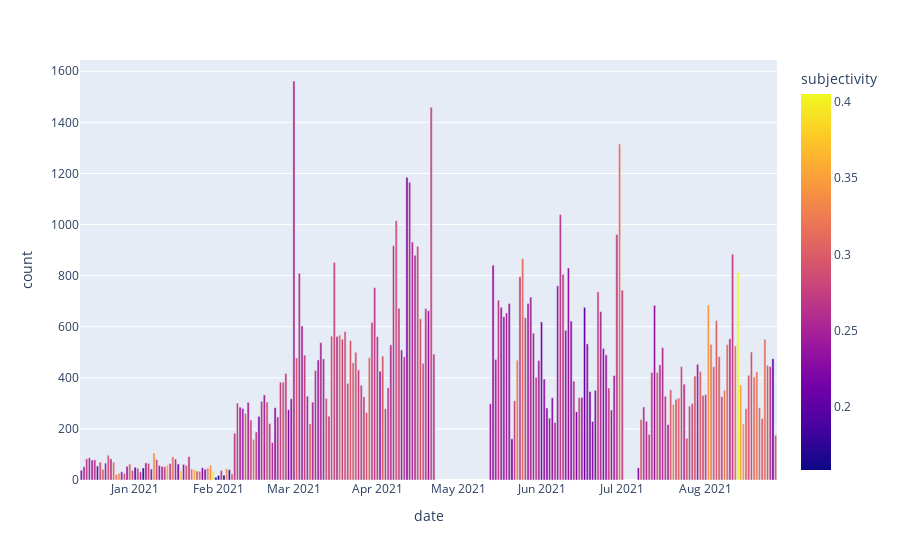

Notebook cell for this chart:
### Code cell
# # Plot tweets over time, color-coded by average subjectivity score
fig = px.bar(timeline, x='date', y='count', color='subjectivity')
fig.show()

### Figure 1 — Plotly figure (JSON) as saved in the notebook; plotly's stock layout.template omitted (floating-point values rounded to 4 significant figures; data arrays with more than 128 entries replaced by an {"elided": "..."} marker saying what was removed)
{"data": [{"alignmentgroup": "True", "hovertemplate": "date=%{x}<br>count=%{y}<br>subjectivity=%{marker.color}<extra></extra>", "legendgroup": "", "marker": {"color": {"elided": "234 float values"}, "coloraxis": "coloraxis", "pattern": {"shape": ""}}, "name": "", "offsetgroup": "", "orientation": "v", "showlegend": false, "textposition": "auto", "type": "bar", "x": {"elided": "234 str values"}, "xaxis": "x", "y": {"elided": "234 int values"}, "yaxis": "y"}], "layout": {"barmode": "relative", "coloraxis": {"colorbar": {"title": {"text": "subjectivity"}}, "colorscale": [[0, "#0d0887"], [0.1111, "#46039f"], [0.2222, "#7201a8"], [0.3333, "#9c179e"], [0.4444, "#bd3786"], [0.5556, "#d8576b"], [0.6667, "#ed7953"], [0.7778, "#fb9f3a"], [0.8889, "#fdca26"], [1, "#f0f921"]]}, "legend": {"tracegroupgap": 0}, "margin": {"t": 60}, "xaxis": {"anchor": "y", "domain": [0, 1], "title": {"text": "date"}}, "yaxis": {"anchor": "x", "domain": [0, 1], "title": {"text": "count"}}}}
